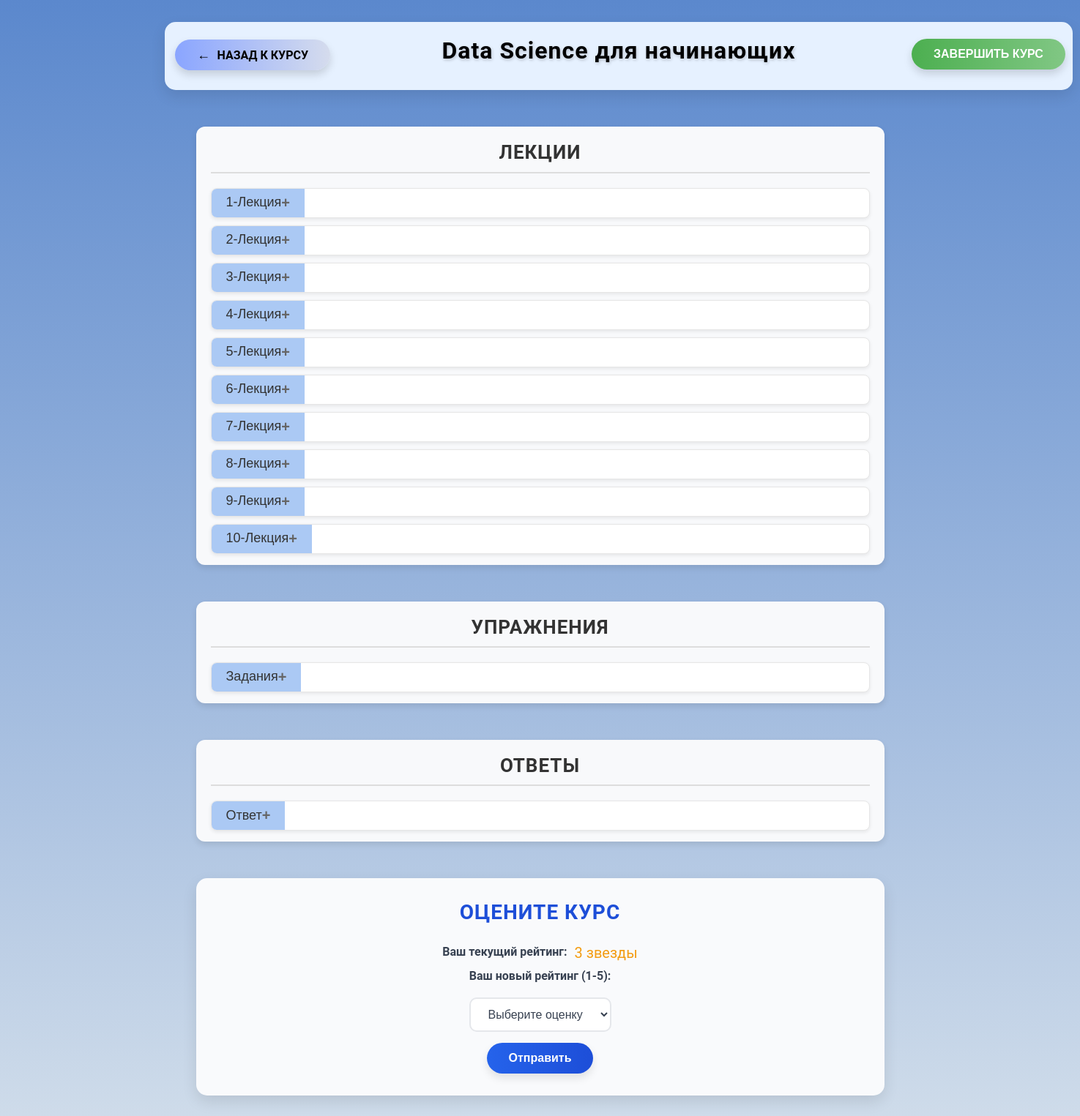
Screenshot of /course/data-science-dlya-nachinayushih/start/ (signed in) with the database file from the repository.
### education/models.py (models this page shows, shortened)
class Course(models.Model):
    title = models.CharField(max_length=200, verbose_name="Названия курса")
    slug = models.SlugField(unique=True, max_length=200, blank=True)
    image = models.ImageField(upload_to='courses/', verbose_name="Фото курса")
    short_description = models.TextField(max_length=500, verbose_name="Краткое описание")
    detailed_description = models.TextField(verbose_name="Подробнее описание")
    average_rating = models.FloatField(default=0.0, verbose_name="Средний рейтинг")
    completed_users = models.ManyToManyField(
        settings.AUTH_USER_MODEL,
        through='CourseCompletion',
        related_name='completed_courses_via_course',
        blank=True
    )
    duration = models.CharField(max_length=50, verbose_name="Срок обучения")
    topics_count = models.PositiveIntegerField(verbose_name="Количество тем", default=0)
    yearly_salary = models.CharField(max_length=50, verbose_name="Средняя зарплата в год")
    demand_percentage = models.PositiveIntegerField(verbose_name="Потребность (в процентах)")
    jobs_available = models.CharField(max_length=100, verbose_name="Доступные занятия")
    instructors = models.ManyToManyField('Instructor', related_name='courses')
    created_at = models.DateTimeField(auto_now_add=True, verbose_name="Дата создания")
    updated_at = models.DateTimeField(auto_now=True, verbose_name="Дата обновления")
    is_published = models.BooleanField(default=False, verbose_name=_("Опубликован"))

class Lesson(models.Model):
    LESSON_TYPES = [
        ('lecture', 'Лекция'),
        ('exercise', 'Упражнение'),
        ('solution', 'Ответ'),
    ]
    course = models.ForeignKey(Course, on_delete=models.CASCADE, related_name='lessons', verbose_name="Курс")
    title = models.CharField(max_length=200, verbose_name="Название урока")
    video = models.FileField(upload_to='lessons/videos/', verbose_name="Видео урок", blank=True, null=True)
    lesson_type = models.CharField(max_length=20, choices=LESSON_TYPES, verbose_name="Тип урока")
    description = models.TextField(blank=True, verbose_name="Описание урока")
    additional_materials = models.FileField(
        upload_to='lessons/materials/',
        verbose_name="Дополнительные материалы",
        blank=True,
        null=True
    )

### education/views.py (the view, shortened to what this page needs)
# urls.py: path('course/<slug:slug>/start/', start_course, name='start_course'),
@login_required
def start_course(request, slug):
    courses = get_object_or_404(Course, slug=slug)
    lessons = Lesson.objects.filter(course=courses)
    lectures = lessons.filter(lesson_type='lecture')
    exercises = lessons.filter(lesson_type='exercise')
    solutions = lessons.filter(lesson_type='solution')
    message = None
    existing_rating = None
    try:
        existing_rating = Rating.objects.get(user=request.user, course=courses).score
    except Rating.DoesNotExist:
        existing_rating = None
    context = {
        'course': courses,
        'lectures': lectures,
        'exercises': exercises,
        'solutions': solutions,
        'lessons': lessons,
        'message': message,
        'existing_rating': existing_rating,
    }
    return render(request, 'main/start_course.html', context)

### education/templates/main/start_course.html (shortened to what this page needs)
{% load static %}
<!DOCTYPE html>
<html lang="en">
<head>
    <link rel="stylesheet" href="{% static 'main/css/2084.css' %}">
</head>
<body>
<section class="course-header">
    <div class="header-content">
        <h1>{{ course.title }}</h1>
        <a href="{% url 'more' course.slug %}" class="back-btn"> Назад к курсу</a>
    </div>
    <form id="complete-course-form" action="{% url 'complete_course' course.slug %}" method="post">
        <button type="submit" class="complete-btn">Завершить курс</button>
    </form>
</section>
<section class="lessons-section">
    <h2>Лекции</h2>
    <div class="accordion">
        {% for lesson in lessons %}
            {% if lesson.lesson_type == 'lecture' %}
                <div class="accordion-item">
                    <button class="accordion-header">
                        <h3>{{ lesson.title }}</h3>
                        <span class="icon">+</span>
                    </button>
                </div>
            {% endif %}
        {% empty %}
            <p>Лекций пока нет.</p>
        {% endfor %}
    </div>
</section>
<section class="lessons-section">
    <h2>Упражнения</h2>
    <div class="accordion">
        {% for lesson in lessons|dictsort:"title" %}
            {% if lesson.lesson_type == 'exercise' %}
                <div class="accordion-item">
                    <button class="accordion-header">
                        <h3>{{ lesson.title }}</h3>
                        <span class="icon">+</span>
                    </button>
                </div>
            {% endif %}
        {% empty %}
            <p>Упражнений пока нет.</p>
        {% endfor %}
    </div>
</section>
<section class="lessons-section">
    <h2>Ответы</h2>
    <div class="accordion">
        {% for lesson in lessons|dictsort:"title" %}
            {% if lesson.lesson_type == 'solution' %}
                <div class="accordion-item">
                    <button class="accordion-header">
                        <h3>{{ lesson.title }}</h3>
                        <span class="icon">+</span>
                    </button>
                </div>
            {% endif %}
        {% empty %}
            <p>Упражнений пока нет.</p>
        {% endfor %}
    </div>
</section>
<section class="course-rating">
    <h2>Оцените курс</h2>
    {% if existing_rating %}
        <div class="current-rating-container">
            <label for="rating">Ваш текущий рейтинг:</label>
            <div class="current-rating">
                <span class="rating-text">{{ existing_rating }} звезд{% if existing_rating > 1 %}ы{% endif %}</span>
            </div>
        </div>
    {% endif %}
    <form method="post">
        <label for="score">Ваш новый рейтинг (1-5):</label>
        <select name="rating" id="score" required>
            <option value="">Выберите оценку</option>
        </select>
        <button type="submit" class="submit-rating-btn">Отправить</button>
    </form>
</section>
</body>
</html>

### education/static/main/css/2084.css (style rules this page uses)
body { font-family: 'Roboto', sans-serif; margin: 0; padding: 0; background: linear-gradient(to bottom, #5b88cd, #cfdcea) fixed; color: #2b2d42; line-height: 1.8; }
h1, h2, h3 { margin: 0; font-weight: 700; line-height: 1.2; }
a { text-decoration: none; color: inherit; }
.course-header { background: #e6f1ff; color: #000000; text-align: center; padding: 20px 20px; border-radius: 15px; box-shadow: 0 8px 20px rgba(0, 0, 0, 0.1); position: relative; margin-bottom: 30px; transition: all 0.3s ease-in-out; width: 1200px; margin-left: 225px; margin-top: 30px; }
.course-header h1 { font-size: 32px; font-weight: bold; margin-bottom: 15px; text-shadow: 1px 2px 4px rgba(0, 0, 0, 0.2); letter-spacing: 1px; }
.course-header .back-btn { display: inline-block; background: linear-gradient(90deg, #8aa5ff, #d5dced); padding: 5px 30px; border-radius: 50px; font-weight: bold; font-size: 16px; text-transform: uppercase; transition: all 0.3s ease-in-out; box-shadow: 0px 6px 12px rgba(0, 0, 0, 0.15); text-decoration: none; position: absolute; margin-right: 1000px; margin-top: 4px; }
.course-header .header-content { max-width: 800px; margin: 0 auto; display: flex; flex-direction: column; align-items: center; gap: 10px; }
.course-header .back-btn::before { content: "← "; font-size: 18px; margin-right: 5px; }
.complete-btn { display: inline-block; background: linear-gradient(90deg, #4caf50, #81c784); color: #ffffff; padding: 12px 30px; border-radius: 50px; font-weight: bold; font-size: 16px; text-transform: uppercase; transition: all 0.3s ease-in-out; box-shadow: 0px 6px 12px rgba(0, 0, 0, 0.15); text-decoration: none; cursor: pointer; border: none; position: absolute; margin-left: 400px; margin-top: -50px; }
.lessons-section { margin: 50px auto; padding: 20px 20px 5px; max-width: 900px; background: #f8f9fb; border-radius: 12px; box-shadow: 0 4px 8px rgba(0, 0, 0, 0.1); }
.lessons-section h2 { font-size: 26px; color: #333; text-align: center; margin-bottom: 20px; font-weight: 600; text-transform: uppercase; border-bottom: 2px solid #ddd; padding-bottom: 10px; letter-spacing: 1px; }
.accordion { width: 100%; margin-top: 20px; }
.accordion-item { margin-bottom: 10px; border-radius: 8px; background: #ffffff; box-shadow: 0 2px 5px rgba(0, 0, 0, 0.08); overflow: hidden; border: 1px solid #e6e6e6; transition: box-shadow 0.3s ease, transform 0.3s ease; }
.accordion-header { display: flex; justify-content: space-between; align-items: center; padding: 8px 20px; background: #f1f1f1; font-size: 18px; font-weight: 500; color: #333; cursor: pointer; border: none; transition: background 0.3s ease; background-color: #abc9f4; }
.accordion-header h3 { margin: 0; font-size: 18px; font-weight: 500; }
.accordion-header .icon { font-size: 20px; font-weight: bold; color: #666; transition: transform 0.3s ease, color 0.3s ease; }
.course-rating { margin: 40px auto; max-width: 900px; background: #f9fafc; border-radius: 15px; padding: 30px 20px; box-shadow: 0px 8px 20px rgba(0, 0, 0, 0.1); text-align: center; transition: all 0.3s ease-in-out; }
.course-rating h2 { font-size: 28px; color: #1d4ed8; margin-bottom: 20px; font-weight: bold; text-transform: uppercase; letter-spacing: 1px; }
.course-rating form { display: flex; flex-wrap: wrap; justify-content: center; gap: 15px; align-items: center; flex-direction: column; }
.course-rating label { font-size: 16px; font-weight: bold; color: #374151; }
.course-rating select { padding: 12px 20px; border: 2px solid #e5e7eb; border-radius: 10px; font-size: 16px; background: #ffffff; color: #374151; transition: border-color 0.3s ease, box-shadow 0.3s ease; outline: none; cursor: pointer; }
.course-rating button { background: linear-gradient(90deg, #2563eb, #1d4ed8); color: #ffffff; padding: 12px 30px; border: none; border-radius: 50px; font-size: 16px; font-weight: bold; cursor: pointer; transition: all 0.3s ease-in-out; box-shadow: 0px 6px 12px rgba(0, 0, 0, 0.1); }
.current-rating-container { display: flex; align-items: center; gap: 10px; font-size: 18px; justify-content: center; }
.current-rating { display: flex; gap: 4px; }
.current-rating span { color: #f39c12; font-size: 20px; }

### rows the page displays
Course: title "Data Science для начинающих"
Lesson: title "1-Лекция"
Lesson: title "2-Лекция"
Lesson: title "3-Лекция"
Lesson: title "4-Лекция"
Lesson: title "5-Лекция"
Lesson: title "6-Лекция"
Lesson: title "7-Лекция"
Lesson: title "8-Лекция"
Lesson: title "9-Лекция"
Lesson: title "10-Лекция"
Lesson: title "Задания"
Lesson: title "Ответ"

### other values shown
{{ existing_rating }} "3"
